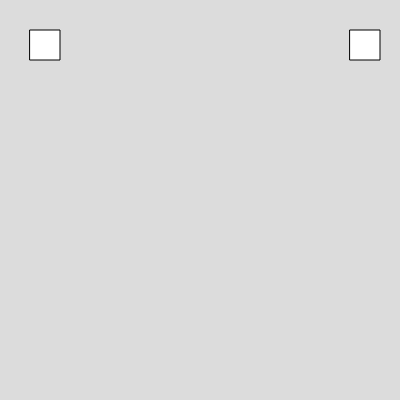
Frame 1 (no input)
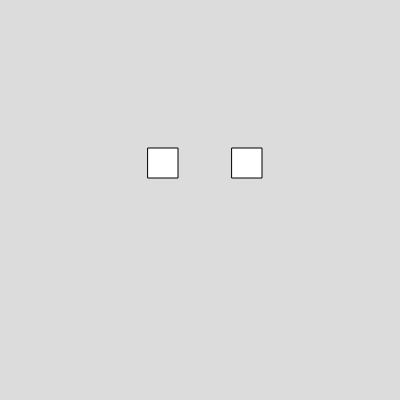
Frame 60 (no input)
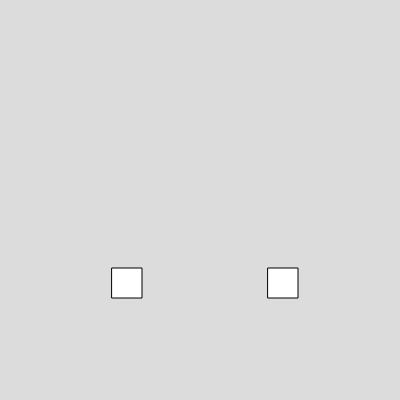
Frame 120 (the mouse pressed at the canvas centre since frame 60)

The p5.js sketch that drew these frames (run headless with seeded random() and noise() and a simulated clock; from frame 60 on, the mouse is pressed at the canvas centre):

// p5.js sketch
// ── sketch.js
var box1
var box2

function setup() 
{
  box1 = new Box(30,30,30,30,2,2);
  createCanvas(400, 400);
  box2 = new Box(350,30,30,30,-2,2)
}

function draw() 
{
  background(220);
  box1.show();
  box1.move();
  box1.moveUp();

  box2.show();
  box2.move();
  box2.moveUp();
}

// ── box.js
class Box
  {
    constructor(x,y,w,h,vx,vy)
    {
      this.x =x;
      this.y =y;
      this.w =w;
      this.h = h;
      this.vx = vx;
      this.vy = vy;
    }
    
    show()
    {
      rect(this.x,this.y,this.w,this.h)
    }
    
    moveUp(){
      this.y = this.y+this.vy;
    }

    move()
    {
      this.x = this.x+this.vx;
    }

  }

  
